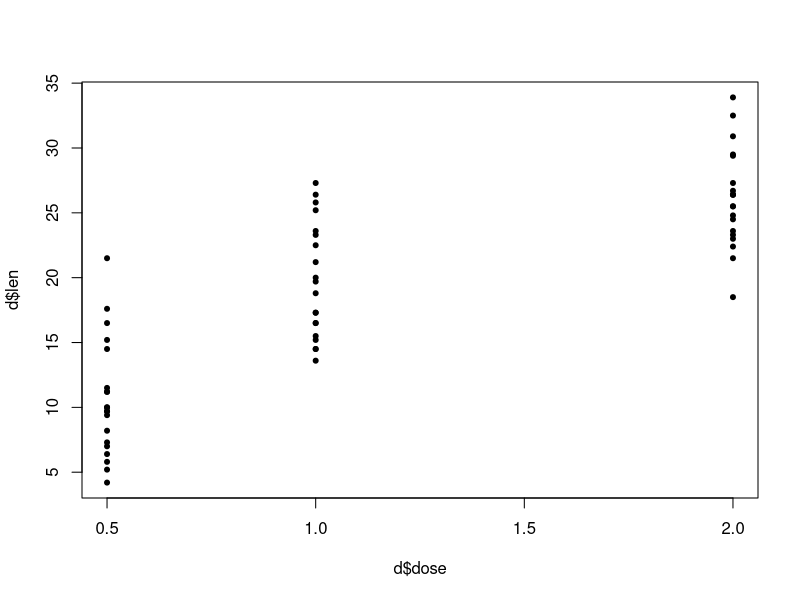
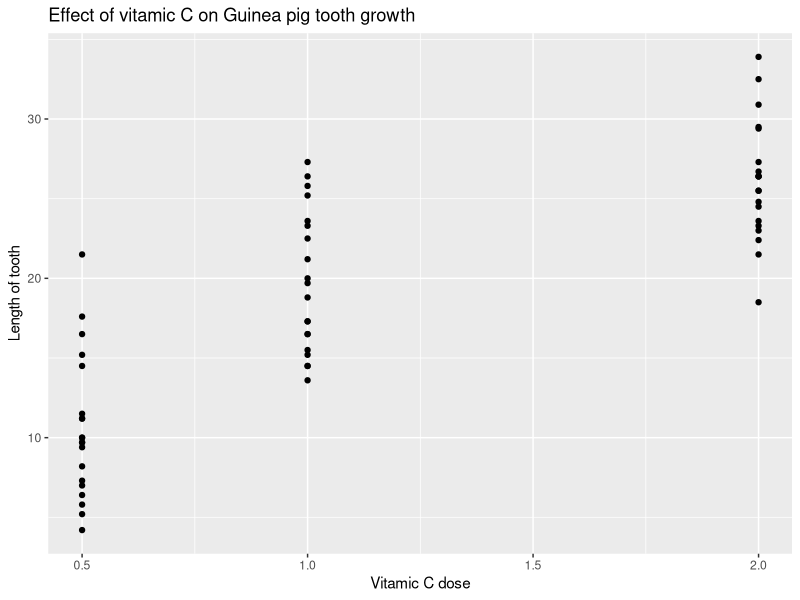

Here is the R script that generated these plots, in order: (Note: this script raises an error after producing the figures.)
###################################
###################################
########                   ########
########   Data Science 1  ########
########       Lab 7       ######## 
########   5th Dec. 2023   ########
########                   ########
###################################
###################################


# Lets load up the dataset 'ToothGrowth', which shows the result
# of an experiment looking at the effect of vitamin C on tooth growth
# in guinea pigs


data('ToothGrowth')
?ToothGrowth
d <- ToothGrowth
View(d)

# 1.1
# Plot the tooth growth against the dose of vitamin C given
plot(d$dose,d$len,pch=20)

#or
library('ggplot2')
ggplot(data=d,aes(x=dose,y=len) )+
geom_point() +
xlab(label="Vitamic C dose") +
ylab(label="Length of tooth")+
labs(title="Effect of vitamic C on Guinea pig tooth growth")

# 1.2 Run a linear regression exploring the association between vitamin C
# and tooth growth in Guinea pigs.

tooth_growth_vc<- lm(d$dose~d$len) #OR
tooth_growth_vc<- lm(len~dose,data=d)


# 1.3 Which variable did you use as your outcome variable? Why?
#answer=length.We use tooth growth as the outcome because the hypothesis is that tooth growth is causally affected by the dosage of vitamic C

# 1.4 Interpret the estimates for the intercept and the slope of the regression line
summary(tooth_growth_vc)
#The estimate for the intercept is  7.4mm.This means that the predicted tooth length 
#of a guninea pig that was not given a vitamic C is 7.4mm
#The estimate of the slope is 9.8mm.This means that each additional mg/day of VC administered ,the 
#guinea pigs are predicted to grow an additional 9.8mm.

# 1.5 Extract the 96 % confidence intervals for the slope and the intercepts and interpret them
confint(tooth_growth_vc,level=0.96)
#We have 96% CONFIDENCE that the true value of the intercept and slope
#to fall within our confidence intervals.

# 1.6 Interpret the p-values of the slope and intercept estimates. 
#The probability of seeing a slope as steep as the one we've observed( a number as extreme as 9.76)
#if the true slope was 0  is  10(-14)

#We can say there that we reject the null hypothesis at 0.001 level and that was this study
#provides support for the hypothesis that VC affects tooth growth in Guinea pigs.

# 1.7 What is the connection between the confidence intervals and the p-values? 
#If an X% confidenfe interval doesn't contain 0 ,then the p-value for that estimate will significant
#at the (1-X)% level.

#E.G if a 97% CI doesn't contain 0 ,the p-value  will be smaller than 0.03
#if a 95% confidence interval does contain 0,the p-value will be greater than 0.05



# 1.8 Using the function predict() calculate the estimate and confidence interval for the predicted rate of tooth growth when the prescribed dose is 1.2mg/day
new_data <- data.frame(dose=1.2)
predict(tooth_growth_vc,newdata=new_data,interval='confidence',level=0.95)

a+bx =
7.4225 + 9.7636*1.2

# 1.9 Now get the confidence intervals for all possible values of the dosage between 0 and 2 mg/day, spaced out 0.01 mg/day from each other
new_data <- data.frame(dose=seq(0,2,0.01))

predictions <- as.data.frame(
predict(tooth_growth_vc,newdata=new_data,
interval='confidence',level=0.95))

# 1.10 plot the predicted values, upper, and lower confidence intervals as lines on the data
plot(d$dose,d$len ,pch=20)
lines(new_data$dose,predictions$fit)
lines(new_data$dose,predictions$upr,lty ="dotdash")
lines(new_data$dose,predictions$lwr ,lty ="dotdash")

# 1.11 Compare this to using geom_smooth(method=lm) using ggplot2
ggplot(d,aes(dose,len))+geom_point()+geom_smooth(method="lm")


#####################
####    Loops    ####
#####################

# Loops are algorithms that repeat a procedure over and over until they are instructed to stop.
# There are two main kinds:
# FOR loops iterate over a predetermined set (vector, list, etc)
fruits <- c('apple','banana', 'pineapple','mango','orange')
for(i in fruits){
  print(paste('My favourite fruit is',i,sep=': '))
}

useless_function <- function(n){
  for (i in 1:n){
    print(paste0(i,'. This number is: ', c('even','odd')[i%%2 +1]))
  }
}
useless_function(7)

### 2.1 
data(iris)

# Write a for loop that iterates over the column names of the iris dataset and print each together with the number of characters in the column name in parenthesis. Example output: Sepal.Length (12). To get the number of characters use the function nchar().


# Next, WHILE loops continue to loop until the boolean statment in the defining parentheses, e.g.

### 2.2 How many numbers do you need in the sequence 1*2*3*4*5*... before the product exceeds 10 million?
# Use a while loop to get the answer


